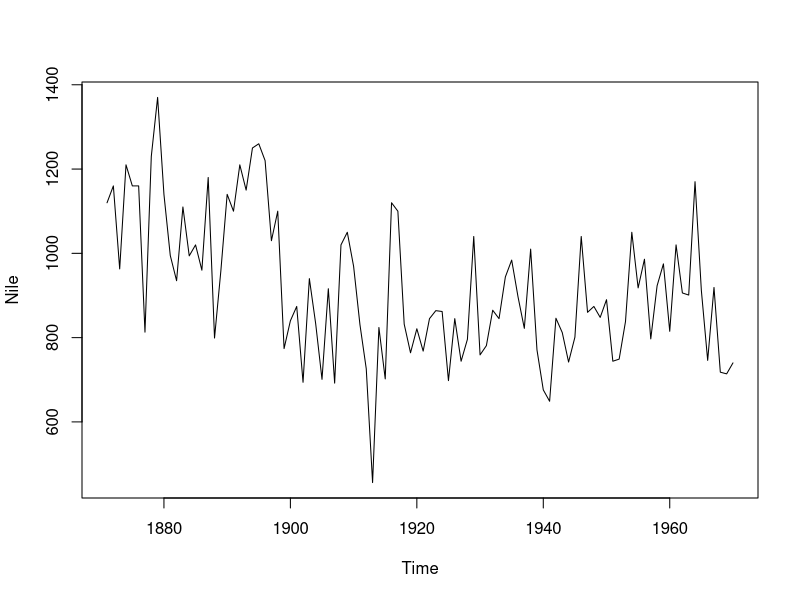
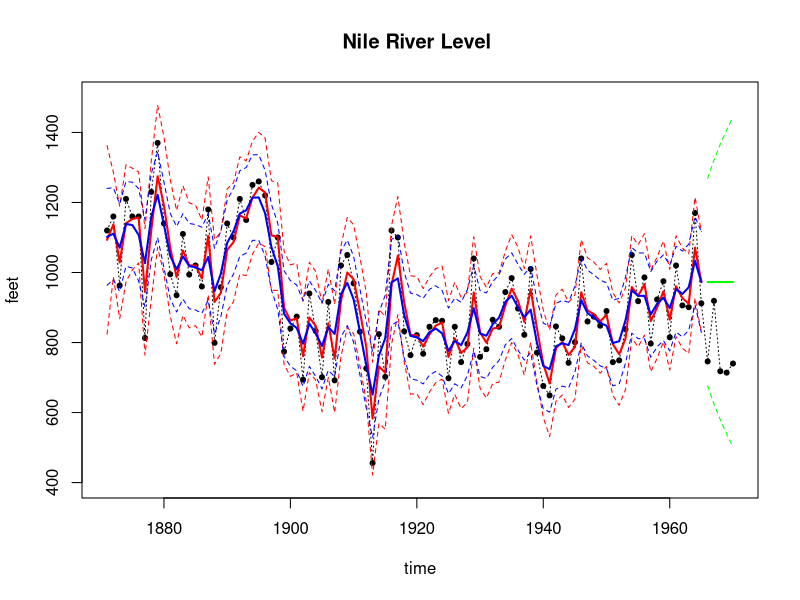

Recreate these plots in R, in order.
## ---- chunk 1
#| label: code-NDLM-unknown-variance

## create list for matrices
set_up_dlm_matrices_unknown_v <- function(Ft, Gt, Wt_star){
  if(!is.array(Gt)){
    Stop("Gt and Ft should be array")
  }
  if(missing(Wt_star)){
    return(list(Ft=Ft, Gt=Gt))
  }else{
    return(list(Ft=Ft, Gt=Gt, Wt_star=Wt_star))
  }
}


## create list for initial states
set_up_initial_states_unknown_v <- function(m0, C0_star, n0, S0){
  return(list(m0=m0, C0_star=C0_star, n0=n0, S0=S0))
}

forward_filter_unknown_v <- function(data, matrices, 
                              initial_states, delta){
  ## retrieve dataset
  yt <- data$yt
  T<- length(yt)
  
  ## retrieve matrices
  Ft <- matrices$Ft
  Gt <- matrices$Gt
  if(missing(delta)){
    Wt_star <- matrices$Wt_star
  }
  
  ## retrieve initial state
  m0 <- initial_states$m0
  C0_star <- initial_states$C0_star
  n0 <- initial_states$n0
  S0 <- initial_states$S0
  C0 <- S0*C0_star
  
  ## create placeholder for results
  d <- dim(Gt)[1]
  at <- matrix(0, nrow=T, ncol=d)
  Rt <- array(0, dim=c(d, d, T))
  ft <- numeric(T)
  Qt <- numeric(T)
  mt <- matrix(0, nrow=T, ncol=d)
  Ct <- array(0, dim=c(d, d, T))
  et <- numeric(T)
  nt <- numeric(T)
  St <- numeric(T)
  dt <- numeric(T)
  
  # moments of priors at t
  for(i in 1:T){
    if(i == 1){
      at[i, ] <- Gt[, , i] %*% m0
      Pt <- Gt[, , i] %*% C0 %*% t(Gt[, , i])
      Pt <- 0.5*Pt + 0.5*t(Pt)
      if(missing(delta)){
        Wt <- Wt_star[, , i]*S0
        Rt[, , i] <- Pt + Wt
        Rt[,,i] <- 0.5*Rt[,,i]+0.5*t(Rt[,,i])
      }else{
        Rt[, , i] <- Pt/delta
        Rt[,,i] <- 0.5*Rt[,,i]+0.5*t(Rt[,,i])
      }
      
    }else{
      at[i, ] <- Gt[, , i] %*% t(mt[i-1, , drop=FALSE])
      Pt <- Gt[, , i] %*% Ct[, , i-1] %*% t(Gt[, , i])
      if(missing(delta)){
        Wt <- Wt_star[, , i] * St[i-1]
        Rt[, , i] <- Pt + Wt
        Rt[,,i]=0.5*Rt[,,i]+0.5*t(Rt[,,i])
      }else{
        Rt[, , i] <- Pt/delta
        Rt[,,i] <- 0.5*Rt[,,i]+0.5*t(Rt[,,i])
      }
    }
    
    # moments of one-step forecast:
    ft[i] <- t(Ft[, , i]) %*% t(at[i, , drop=FALSE]) 
    Qt[i] <- t(Ft[, , i]) %*% Rt[, , i] %*% Ft[, , i] + 
      ifelse(i==1, S0, St[i-1])
    et[i] <- yt[i] - ft[i]
    
    nt[i] <- ifelse(i==1, n0, nt[i-1]) + 1
    St[i] <- ifelse(i==1, S0, 
                    St[i-1])*(1 + 1/nt[i]*(et[i]^2/Qt[i]-1))
    
    # moments of posterior at t:
    At <- Rt[, , i] %*% Ft[, , i] / Qt[i]
    
    mt[i, ] <- at[i, ] + t(At) * et[i]
    Ct[, , i] <- St[i]/ifelse(i==1, S0, 
                  St[i-1])*(Rt[, , i] - Qt[i] * At %*% t(At))
    Ct[,,i] <- 0.5*Ct[,,i]+0.5*t(Ct[,,i])
  }
  cat("Forward filtering is completed!\n")
  return(list(mt = mt, Ct = Ct,  at = at, Rt = Rt, 
              ft = ft, Qt = Qt,  et = et, 
              nt = nt, St = St))
}

### smoothing function ###
backward_smoothing_unknown_v <- function(data, matrices, 
                                posterior_states,delta){
  ## retrieve data 
  yt <- data$yt
  T <- length(yt) 
  
  ## retrieve matrices
  Ft <- matrices$Ft
  Gt <- matrices$Gt
  
  ## retrieve matrices
  mt <- posterior_states$mt
  Ct <- posterior_states$Ct
  Rt <- posterior_states$Rt
  nt <- posterior_states$nt
  St <- posterior_states$St
  at <- posterior_states$at
  
  ## create placeholder for posterior moments 
  mnt <- matrix(NA, nrow = dim(mt)[1], ncol = dim(mt)[2])
  Cnt <- array(NA, dim = dim(Ct))
  fnt <- numeric(T)
  Qnt <- numeric(T)
  
  for(i in T:1){
    if(i == T){
      mnt[i, ] <- mt[i, ]
      Cnt[, , i] <- Ct[, , i]
    }else{
      if(missing(delta)){
        inv_Rtp1 <- chol2inv(chol(Rt[, , i+1]))
        Bt <- Ct[, , i] %*% t(Gt[, , i+1]) %*% inv_Rtp1
        mnt[i, ] <- mt[i, ] + Bt %*% (mnt[i+1, ] - at[i+1, ])
        Cnt[, , i] <- Ct[, , i] + Bt %*% (Cnt[, , i+1] - 
                                    Rt[, , i+1]) %*% t(Bt)
        Cnt[,,i] <- 0.5*Cnt[,,i]+0.5*t(Cnt[,,i])
      }else{
        inv_Gt <- solve(Gt[, , i+1])
        mnt[i, ] <- (1-delta)*mt[i, ] + 
                delta*inv_Gt %*% t(mnt[i+1, ,drop=FALSE])
        Cnt[, , i] <- (1-delta)*Ct[, , i] + 
                delta^2*inv_Gt %*% Cnt[, , i + 1]  %*% t(inv_Gt)
        Cnt[,,i] <- 0.5*Cnt[,,i]+0.5*t(Cnt[,,i])
      }
    }
    fnt[i] <- t(Ft[, , i]) %*% t(mnt[i, , drop=FALSE])
    Qnt[i] <- t(Ft[, , i]) %*% t(Cnt[, , i]) %*% Ft[, , i]
  }
  for(i in 1:T){
     Cnt[,,i]=St[T]*Cnt[,,i]/St[i] 
     Qnt[i]=St[T]*Qnt[i]/St[i]
  }
  cat("Backward smoothing is completed!\n")
  return(list(mnt = mnt, Cnt = Cnt, fnt=fnt, Qnt=Qnt))
}

## Forecast Distribution for k step
forecast_function_unknown_v <- function(posterior_states, k, 
                                        matrices, delta){
  
  ## retrieve matrices
  Ft <- matrices$Ft
  Gt <- matrices$Gt
  if(missing(delta)){
    Wt_star <- matrices$Wt_star
  }
  
  mt <- posterior_states$mt
  Ct <- posterior_states$Ct
  St <- posterior_states$St
  at <- posterior_states$at
  
  ## set up matrices
  T <- dim(mt)[1] # time points
  d <- dim(mt)[2] # dimension of state parameter vector
  
  ## placeholder for results
  at <- matrix(NA, nrow = k, ncol = d)
  Rt <- array(NA, dim=c(d, d, k))
  ft <- numeric(k)
  Qt <- numeric(k)
  
  for(i in 1:k){
    ## moments of state distribution
    if(i == 1){
      at[i, ] <- Gt[, , T+i] %*% t(mt[T, , drop=FALSE])
      
      if(missing(delta)){
       Rt[, , i] <- Gt[, , T+i] %*% Ct[, , T] %*% 
         t(Gt[, , T+i]) + St[T]*Wt_star[, , T+i]
      }else{
        Rt[, , i] <- Gt[, , T+i] %*% Ct[, , T] %*% 
          t(Gt[, , T+i])/delta
      }
      Rt[,,i] <- 0.5*Rt[,,i]+0.5*t(Rt[,,i])
      
    }else{
      at[i, ] <- Gt[, , T+i] %*% t(at[i-1, , drop=FALSE])
      if(missing(delta)){
        Rt[, , i] <- Gt[, , T+i] %*% Rt[, , i-1] %*% 
          t(Gt[, , T+i]) + St[T]*Wt_star[, , T + i]
      }else{
        Rt[, , i] <- Gt[, , T+i] %*% Rt[, , i-1] %*% 
          t(Gt[, , T+i])/delta
      }
      Rt[,,i] <- 0.5*Rt[,,i]+0.5*t(Rt[,,i])
    }
    
    
    ## moments of forecast distribution
    ft[i] <- t(Ft[, , T+i]) %*% t(at[i, , drop=FALSE])
    Qt[i] <- t(Ft[, , T+i]) %*% Rt[, , i] %*% Ft[, , T+i] + 
      St[T]
  }
  cat("Forecasting is completed!\n") # indicator of completion
  return(list(at=at, Rt=Rt, ft=ft, Qt=Qt))
}

## obtain 95% credible interval
get_credible_interval_unknown_v <- function(ft, Qt, nt, 
                                   quantile = c(0.025, 0.975)){
  bound <- matrix(0, nrow=length(ft), ncol=2)

  if ((length(nt)==1)){
   for (t in 1:length(ft)){
      t_quantile <- qt(quantile[1], df = nt)
      bound[t, 1] <- ft[t] + t_quantile*sqrt(as.numeric(Qt[t])) 
  
  # upper bound of 95% credible interval
      t_quantile <- qt(quantile[2], df = nt)
      bound[t, 2] <- ft[t] + 
        t_quantile*sqrt(as.numeric(Qt[t]))}
  }else{
  # lower bound of 95% credible interval
    for (t in 1:length(ft)){
      t_quantile <- qt(quantile[1], df = nt[t])
      bound[t, 1] <- ft[t] + 
        t_quantile*sqrt(as.numeric(Qt[t])) 
  
  # upper bound of 95% credible interval
      t_quantile <- qt(quantile[2], df = nt[t])
      bound[t, 2] <- ft[t] + 
        t_quantile*sqrt(as.numeric(Qt[t]))}
  }
  return(bound)

}



## Example: Nile River Level (in 10^8 m^3), 1871-1970 
## Model: First order polynomial DLM
plot(Nile) 
n=length(Nile) #n=100 observations 
k=5
T=n-k
data_T=Nile[1:T]
test_data=Nile[(T+1):n]
data=list(yt = data_T)


## set up matrices for first order polynomial model 
Ft=array(1, dim = c(1, 1, n))
Gt=array(1, dim = c(1, 1, n))
Wt_star=array(1, dim = c(1, 1, n))
m0=as.matrix(800)
C0_star=as.matrix(10)
n0=1
S0=10

## wrap up all matrices and initial values
matrices = set_up_dlm_matrices_unknown_v(Ft, Gt, Wt_star)
initial_states = set_up_initial_states_unknown_v(m0, 
                                      C0_star, n0, S0)

## filtering 
results_filtered = forward_filter_unknown_v(data, matrices, 
                                            initial_states)
ci_filtered=get_credible_interval_unknown_v(results_filtered$mt, 
                                    results_filtered$Ct, 
                                     results_filtered$nt)

## smoothing
results_smoothed=backward_smoothing_unknown_v(data, matrices, 
                                             results_filtered)
ci_smoothed=get_credible_interval_unknown_v(results_smoothed$mnt, 
                                         results_smoothed$Cnt, 
                                         results_filtered$nt[T])

## one-step ahead forecasting
results_forecast=forecast_function_unknown_v(results_filtered, 
                                                k,  matrices)
ci_forecast=get_credible_interval_unknown_v(results_forecast$ft, 
                                          results_forecast$Qt, 
                                     results_filtered$nt[T])


## plot results
index=seq(1871, 1970, length.out = length(Nile))
index_filt=index[1:T]
index_forecast=index[(T+1):(T+k)]

plot(index, Nile, main = "Nile River Level ",type='l',
     xlab="time",ylab="feet",lty=3,ylim=c(400,1500))
points(index,Nile,pch=20)

lines(index_filt,results_filtered$mt, type='l', col='red',lwd=2)
lines(index_filt,ci_filtered[, 1], type='l', col='red', lty=2)
lines(index_filt,ci_filtered[, 2], type='l', col='red', lty=2)
lines(index_filt,results_smoothed$mnt, type='l', col='blue',lwd=2)
lines(index_filt, ci_smoothed[, 1], type='l', col='blue', lty=2)
lines(index_filt, ci_smoothed[, 2], type='l', col='blue', lty=2)

lines(index_forecast, results_forecast$ft, type='l', 
      col='green',lwd=2)
lines(index_forecast, ci_forecast[, 1], type='l', 
      col='green', lty=2)
lines(index_forecast, ci_forecast[, 2], type='l', 
      col='green', lty=2)

## ---- chunk 2
#| label: code-all-dlm-functions-unknown-v
## create list for matrices
set_up_dlm_matrices_unknown_v <- function(Ft, Gt, Wt_star){
  if(!is.array(Gt)){
    Stop("Gt and Ft should be array")
  }
  if(missing(Wt_star)){
    return(list(Ft=Ft, Gt=Gt))
  }else{
    return(list(Ft=Ft, Gt=Gt, Wt_star=Wt_star))
  }
}


## create list for initial states
set_up_initial_states_unknown_v <- function(m0, C0_star, n0, S0){
  return(list(m0=m0, C0_star=C0_star, n0=n0, S0=S0))
}

forward_filter_unknown_v <- function(data, matrices, 
                              initial_states, delta){
  ## retrieve dataset
  yt <- data$yt
  T<- length(yt)
  
  ## retrieve matrices
  Ft <- matrices$Ft
  Gt <- matrices$Gt
  if(missing(delta)){
    Wt_star <- matrices$Wt_star
  }
  
  ## retrieve initial state
  m0 <- initial_states$m0
  C0_star <- initial_states$C0_star
  n0 <- initial_states$n0
  S0 <- initial_states$S0
  C0 <- S0*C0_star
  
  ## create placeholder for results
  d <- dim(Gt)[1]
  at <- matrix(0, nrow=T, ncol=d)
  Rt <- array(0, dim=c(d, d, T))
  ft <- numeric(T)
  Qt <- numeric(T)
  mt <- matrix(0, nrow=T, ncol=d)
  Ct <- array(0, dim=c(d, d, T))
  et <- numeric(T)
  nt <- numeric(T)
  St <- numeric(T)
  dt <- numeric(T)
  
  # moments of priors at t
  for(i in 1:T){
    if(i == 1){
      at[i, ] <- Gt[, , i] %*% m0
      Pt <- Gt[, , i] %*% C0 %*% t(Gt[, , i])
      Pt <- 0.5*Pt + 0.5*t(Pt)
      if(missing(delta)){
        Wt <- Wt_star[, , i]*S0
        Rt[, , i] <- Pt + Wt
        Rt[,,i] <- 0.5*Rt[,,i]+0.5*t(Rt[,,i])
      }else{
        Rt[, , i] <- Pt/delta
        Rt[,,i] <- 0.5*Rt[,,i]+0.5*t(Rt[,,i])
      }
      
    }else{
      at[i, ] <- Gt[, , i] %*% t(mt[i-1, , drop=FALSE])
      Pt <- Gt[, , i] %*% Ct[, , i-1] %*% t(Gt[, , i])
      if(missing(delta)){
        Wt <- Wt_star[, , i] * St[i-1]
        Rt[, , i] <- Pt + Wt
        Rt[,,i]=0.5*Rt[,,i]+0.5*t(Rt[,,i])
      }else{
        Rt[, , i] <- Pt/delta
        Rt[,,i] <- 0.5*Rt[,,i]+0.5*t(Rt[,,i])
      }
    }
    
    # moments of one-step forecast:
    ft[i] <- t(Ft[, , i]) %*% t(at[i, , drop=FALSE]) 
    Qt[i] <- t(Ft[, , i]) %*% Rt[, , i] %*% Ft[, , i] + 
      ifelse(i==1, S0, St[i-1])
    et[i] <- yt[i] - ft[i]
    
    nt[i] <- ifelse(i==1, n0, nt[i-1]) + 1
    St[i] <- ifelse(i==1, S0, 
                    St[i-1])*(1 + 1/nt[i]*(et[i]^2/Qt[i]-1))
    
    # moments of posterior at t:
    At <- Rt[, , i] %*% Ft[, , i] / Qt[i]
    
    mt[i, ] <- at[i, ] + t(At) * et[i]
    Ct[, , i] <- St[i]/ifelse(i==1, S0, 
                  St[i-1])*(Rt[, , i] - Qt[i] * At %*% t(At))
    Ct[,,i] <- 0.5*Ct[,,i]+0.5*t(Ct[,,i])
  }
  cat("Forward filtering is completed!\n")
  return(list(mt = mt, Ct = Ct,  at = at, Rt = Rt, 
              ft = ft, Qt = Qt,  et = et, 
              nt = nt, St = St))
}

### smoothing function ###
backward_smoothing_unknown_v <- function(data, matrices, 
                                posterior_states,delta){
  ## retrieve data 
  yt <- data$yt
  T <- length(yt) 
  
  ## retrieve matrices
  Ft <- matrices$Ft
  Gt <- matrices$Gt
  
  ## retrieve matrices
  mt <- posterior_states$mt
  Ct <- posterior_states$Ct
  Rt <- posterior_states$Rt
  nt <- posterior_states$nt
  St <- posterior_states$St
  at <- posterior_states$at
  
  ## create placeholder for posterior moments 
  mnt <- matrix(NA, nrow = dim(mt)[1], ncol = dim(mt)[2])
  Cnt <- array(NA, dim = dim(Ct))
  fnt <- numeric(T)
  Qnt <- numeric(T)
  
  for(i in T:1){
    if(i == T){
      mnt[i, ] <- mt[i, ]
      Cnt[, , i] <- Ct[, , i]
    }else{
      if(missing(delta)){
        inv_Rtp1 <- chol2inv(chol(Rt[, , i+1]))
        Bt <- Ct[, , i] %*% t(Gt[, , i+1]) %*% inv_Rtp1
        mnt[i, ] <- mt[i, ] + Bt %*% (mnt[i+1, ] - at[i+1, ])
        Cnt[, , i] <- Ct[, , i] + Bt %*% (Cnt[, , i+1] - 
                                    Rt[, , i+1]) %*% t(Bt)
        Cnt[,,i] <- 0.5*Cnt[,,i]+0.5*t(Cnt[,,i])
      }else{
        inv_Gt <- solve(Gt[, , i+1])
        mnt[i, ] <- (1-delta)*mt[i, ] + 
                delta*inv_Gt %*% t(mnt[i+1, ,drop=FALSE])
        Cnt[, , i] <- (1-delta)*Ct[, , i] + 
                delta^2*inv_Gt %*% Cnt[, , i + 1]  %*% t(inv_Gt)
        Cnt[,,i] <- 0.5*Cnt[,,i]+0.5*t(Cnt[,,i])
      }
    }
    fnt[i] <- t(Ft[, , i]) %*% t(mnt[i, , drop=FALSE])
    Qnt[i] <- t(Ft[, , i]) %*% t(Cnt[, , i]) %*% Ft[, , i]
  }
  for(i in 1:T){
     Cnt[,,i]=St[T]*Cnt[,,i]/St[i] 
     Qnt[i]=St[T]*Qnt[i]/St[i]
  }
  cat("Backward smoothing is completed!\n")
  return(list(mnt = mnt, Cnt = Cnt, fnt=fnt, Qnt=Qnt))
}

## Forecast Distribution for k step
forecast_function_unknown_v <- function(posterior_states, k, 
                                        matrices, delta){
  
  ## retrieve matrices
  Ft <- matrices$Ft
  Gt <- matrices$Gt
  if(missing(delta)){
    Wt_star <- matrices$Wt_star
  }
  
  mt <- posterior_states$mt
  Ct <- posterior_states$Ct
  St <- posterior_states$St
  at <- posterior_states$at
  
  ## set up matrices
  T <- dim(mt)[1] # time points
  d <- dim(mt)[2] # dimension of state parameter vector
  
  ## placeholder for results
  at <- matrix(NA, nrow = k, ncol = d)
  Rt <- array(NA, dim=c(d, d, k))
  ft <- numeric(k)
  Qt <- numeric(k)
  
  for(i in 1:k){
    ## moments of state distribution
    if(i == 1){
      at[i, ] <- Gt[, , T+i] %*% t(mt[T, , drop=FALSE])
      
      if(missing(delta)){
       Rt[, , i] <- Gt[, , T+i] %*% Ct[, , T] %*% 
         t(Gt[, , T+i]) + St[T]*Wt_star[, , T+i]
      }else{
        Rt[, , i] <- Gt[, , T+i] %*% Ct[, , T] %*% 
          t(Gt[, , T+i])/delta
      }
      Rt[,,i] <- 0.5*Rt[,,i]+0.5*t(Rt[,,i])
      
    }else{
      at[i, ] <- Gt[, , T+i] %*% t(at[i-1, , drop=FALSE])
      if(missing(delta)){
        Rt[, , i] <- Gt[, , T+i] %*% Rt[, , i-1] %*% 
          t(Gt[, , T+i]) + St[T]*Wt_star[, , T + i]
      }else{
        Rt[, , i] <- Gt[, , T+i] %*% Rt[, , i-1] %*% 
          t(Gt[, , T+i])/delta
      }
      Rt[,,i] <- 0.5*Rt[,,i]+0.5*t(Rt[,,i])
    }
    
    
    ## moments of forecast distribution
    ft[i] <- t(Ft[, , T+i]) %*% t(at[i, , drop=FALSE])
    Qt[i] <- t(Ft[, , T+i]) %*% Rt[, , i] %*% Ft[, , T+i] + 
      St[T]
  }
  cat("Forecasting is completed!\n") # indicator of completion
  return(list(at=at, Rt=Rt, ft=ft, Qt=Qt))
}

## obtain 95% credible interval
get_credible_interval_unknown_v <- function(ft, Qt, nt, 
                                   quantile = c(0.025, 0.975)){
  bound <- matrix(0, nrow=length(ft), ncol=2)

  if ((length(nt)==1)){
   for (t in 1:length(ft)){
      t_quantile <- qt(quantile[1], df = nt)
      bound[t, 1] <- ft[t] + t_quantile*sqrt(as.numeric(Qt[t])) 
  
  # upper bound of 95% credible interval
      t_quantile <- qt(quantile[2], df = nt)
      bound[t, 2] <- ft[t] + 
        t_quantile*sqrt(as.numeric(Qt[t]))}
  }else{
  # lower bound of 95% credible interval
    for (t in 1:length(ft)){
      t_quantile <- qt(quantile[1], df = nt[t])
      bound[t, 1] <- ft[t] + 
        t_quantile*sqrt(as.numeric(Qt[t])) 
  
  # upper bound of 95% credible interval
      t_quantile <- qt(quantile[2], df = nt[t])
      bound[t, 2] <- ft[t] + 
        t_quantile*sqrt(as.numeric(Qt[t]))}
  }
  return(bound)

}
## ---- chunk 3
#| label: code-discount-factor-selection


##################################################
##### using discount factor ##########
##################################################
## compute measures of forecasting accuracy
## MAD: mean absolute deviation
## MSE: mean square error
## MAPE: mean absolute percentage error
## Neg LL: Negative log-likelihood of disc,
##         based on the one step ahead forecast distribution
measure_forecast_accuracy <- function(et, yt, Qt=NA, nt=NA, type){
  if(type == "MAD"){
    measure <- mean(abs(et))
  }else if(type == "MSE"){
    measure <- mean(et^2)
  }else if(type == "MAPE"){
    measure <- mean(abs(et)/yt)
  }else if(type == "NLL"){
    measure <- log_likelihood_one_step_ahead(et, Qt, nt)
  }else{
    stop("Wrong type!")
  }
  return(measure)
}


## compute log likelihood of one step ahead forecast function
log_likelihood_one_step_ahead <- function(et, Qt, nt){
  ## et:the one-step-ahead error
  ## Qt: variance of one-step-ahead forecast function
  ## nt: degrees freedom of t distribution
  T <- length(et)
  aux=0
  for (t in 1:T){
    zt=et[t]/sqrt(Qt[t])
    aux=(dt(zt,df=nt[t],log=TRUE)-log(sqrt(Qt[t]))) + aux 
  } 
  return(-aux)
}

## Maximize log density of one-step-ahead forecast function to select discount factor
adaptive_dlm <- function(data, matrices, initial_states, df_range, type, 
                         forecast=TRUE){
  measure_best <- NA
  measure <- numeric(length(df_range))
  valid_data <- data$valid_data
  df_opt <- NA
  j <- 0
  ## find the optimal discount factor
  for(i in df_range){
    j <- j + 1
    results_tmp <- forward_filter_unknown_v(data, matrices, initial_states, i)
     
    measure[j] <- measure_forecast_accuracy(et=results_tmp$et, yt=data$yt,
                                  Qt=results_tmp$Qt, 
                                  nt=c(initial_states$n0,results_tmp$nt), type=type)
    
    
    if(j == 1){
      measure_best <- measure[j]
      results_filtered <- results_tmp
      df_opt <- i
    }else if(measure[j] < measure_best){
      measure_best <- measure[j]
      results_filtered <- results_tmp
      df_opt <- i
    }
  }
  results_smoothed <- backward_smoothing_unknown_v(data, matrices, results_filtered, delta = df_opt)
  if(forecast){
    results_forecast <- forecast_function(results_filtered, length(valid_data), 
                                          matrices, df_opt)
    return(list(results_filtered=results_filtered, 
                results_smoothed=results_smoothed, 
                results_forecast=results_forecast, 
                df_opt = df_opt, measure=measure))
  }else{
    return(list(results_filtered=results_filtered, 
                results_smoothed=results_smoothed, 
                df_opt = df_opt, measure=measure))
  }
  
}
